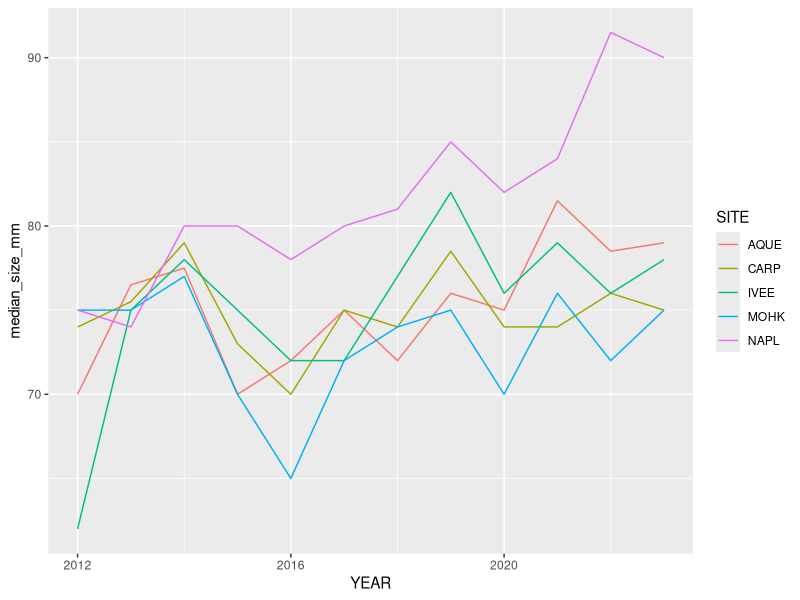
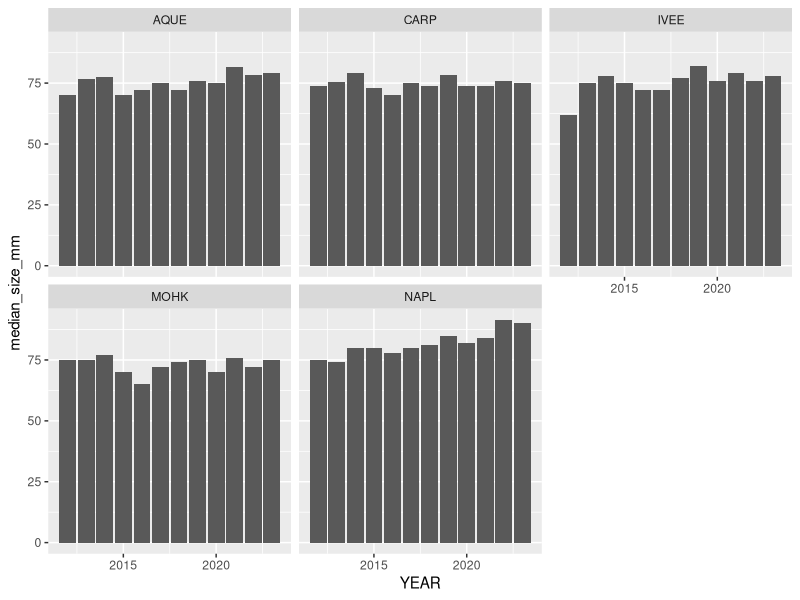
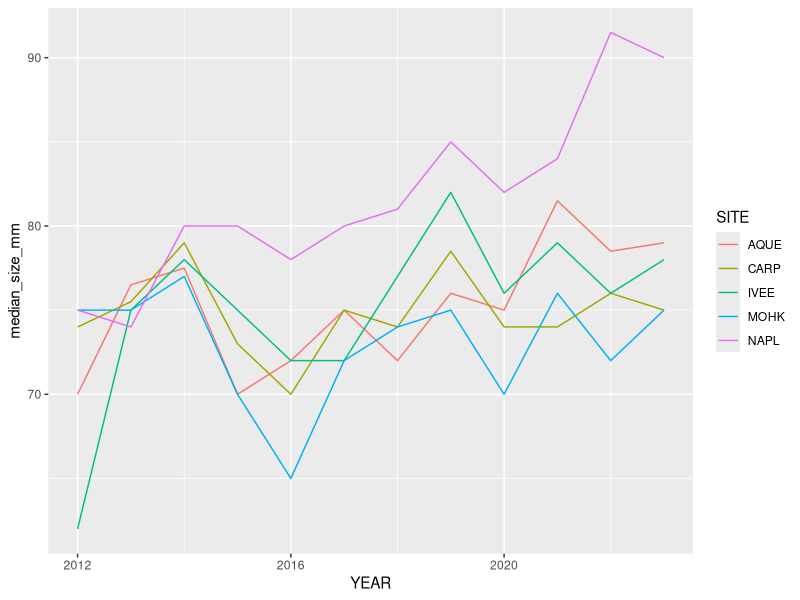

These figures' R source, in order:
## attach libraries
library(tidyverse)
library(readxl)
library(here)
library(skimr) # install.packages('skimr')
library(kableExtra) # install.packages('kableExtra')

setwd('C:/Users/kobem/Documents/GitHub/DATA-332')
lobsters <- read.csv('Lobster_Abundance_All_Years_20230831.csv')

skimr::skim(lobsters)
lobsters %>%
  group_by(SITE, YEAR) %>% 
  summarize(count_by_year = n(), 
            mean_size_mm = mean(SIZE_MM, na.rm=TRUE),
            sd_size_mm = sd(SIZE_MM, na.rm=TRUE)
            
            )
lobsters <- lobsters %>%
  dplyr::filter(SIZE_MM > 0)
siteyear_summary <- lobsters %>%
  group_by(SITE, YEAR) %>%
  summarize(count_by_siteyear =  n(), 
            mean_size_mm = mean(SIZE_MM, na.rm = TRUE), 
            sd_size_mm = sd(SIZE_MM, na.rm = TRUE),
            median_size_mm = median(SIZE_MM, na.rm = TRUE)
            )
siteyear_summary

siteyear_summary %>%
  kable()

## a ggplot option:
ggplot(data = siteyear_summary, aes(x = YEAR, y = median_size_mm, color = SITE)) +
  geom_line() 
ggsave("lobsters-col.png")

## another option:
ggplot(siteyear_summary, aes(x = YEAR, y = median_size_mm)) +
  geom_col() +
  facet_wrap(~SITE)
